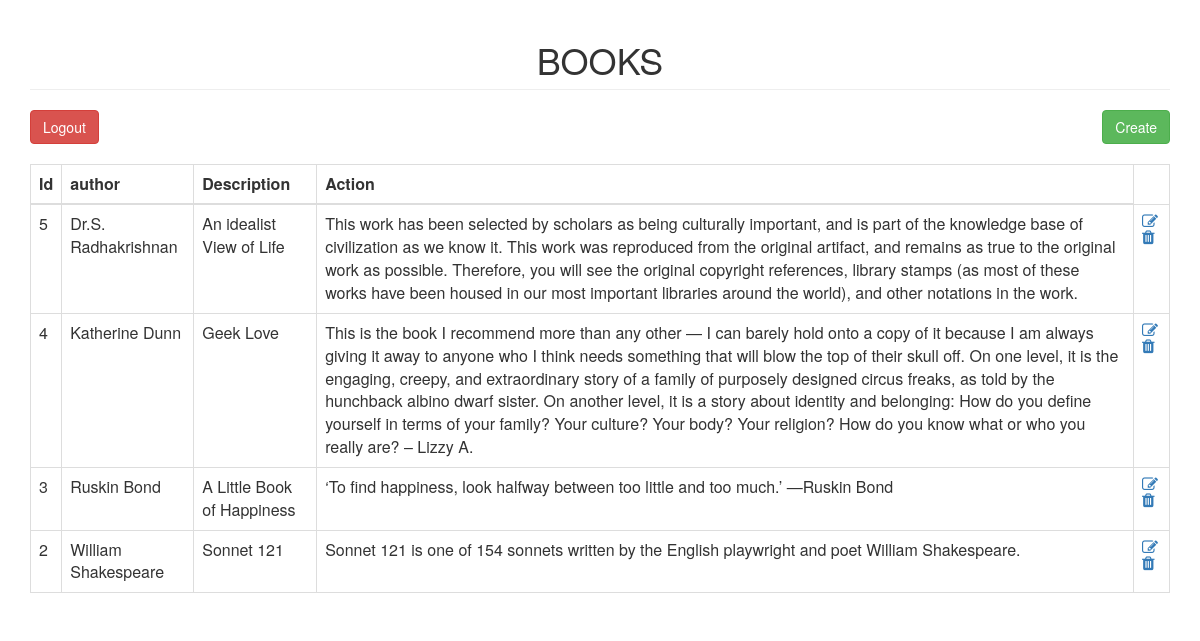
/home/, run on the app's committed database.
### crudapp/models.py (models this page shows)
class dbb(models.Model):
    author = models.CharField(max_length=100, blank=False)
    title = models.CharField(max_length=100)
    description = models.TextField()

### crudapp/views.py (the view)
# urls.py: 2. Add a URL to urlpatterns:  path('', views.home, name='home')
def home(request):
    cards = reversed(dbb.objects.all())
    return render(request, 'index.html', {'cards': cards})

### crudapp/templates/index.html (shortened to what this page needs)
{% extends 'base.html' %}
{% block content %}
<div class="container">
<h1 class="page-header text-center">BOOKS</h1>
<a href="{% url 'create' %}" class="btn btn-success pull-right">Create</a>
<a  href="{% url 'logout' %}" class="btn btn-danger">Logout</a>
<br><br>
<table class="table table-bordered" id="card-table">
    <thead>
      <tr>
    <th>Id</th>
    <th>author</th>
    <th>Description</th>
    <th>Action</th>
      </tr>
    </thead>
    <tbody>
      {% for card in cards %}
        <tr>
          <td>{{ card.id }}</td>
          <td>{{ card.author }}</td>
          <td>{{ card.title }}</td>
          <td>{{ card.description }}</td>
      <td>
          <a href="{% url 'update' id=card.id %}"><i class="fa fa-pencil-square-o" aria-hidden="true"></i></a>
          <a href="{% url 'delete' id=card.id %}"><i class="fa fa-trash" aria-hidden="true"></i></a>
      </td>
        </tr>
      {% empty %}
        <tr>
          <td colspan="4" class="text-center bg-warning">No Card</td>
        </tr>
      {% endfor %}
    </tbody>
</table>
</div>
{% endblock %}

### crudapp/templates/base.html (shortened to what this page needs)
<html>
    <head>
    </head>
    <link rel="stylesheet" href="https://maxcdn.bootstrapcdn.com/bootstrap/3.3.7/css/bootstrap.min.css"
>
    <link rel="stylesheet" href="https://stackpath.bootstrapcdn.com/font-awesome/4.7.0/css/font-awesome.min.css">
    <body>
    {% block content %}
    {% endblock %}
    </body>
</html>

### data on the page
dbb: id "5", author "Dr.S. Radhakrishnan", title "An idealist View of Life", description "This work has been selected by scholars as being culturally important, and is part of the knowledge base of civilization as we know it. This work was reproduced from the original artifact, and remains as true to the original work as possible. Therefore, you will see the original copyright references, library stamps (as most of these works have been housed in our most important libraries around the world), and other notations in the work."
dbb: id "4", author "Katherine Dunn", title "Geek Love", description "This is the book I recommend more than any other — I can barely hold onto a copy of it because I am always giving it away to anyone who I think needs something that will blow the top of their skull off. On one level, it is the engaging, creepy, and extraordinary story of a family of purposely designed circus freaks, as told by the hunchback albino dwarf sister. On another level, it is a story about identity and belonging: How do you define yourself in terms of your family? Your culture? Your body? Your religion? How do you know what or who you really are? – Lizzy A."
dbb: id "3", author "Ruskin Bond", title "A Little Book of Happiness", description "‘To find happiness, look halfway between too little and too much.’ —Ruskin Bond"
dbb: id "2", author "William Shakespeare", title "Sonnet 121", description "Sonnet 121 is one of 154 sonnets written by the English playwright and poet William Shakespeare."
